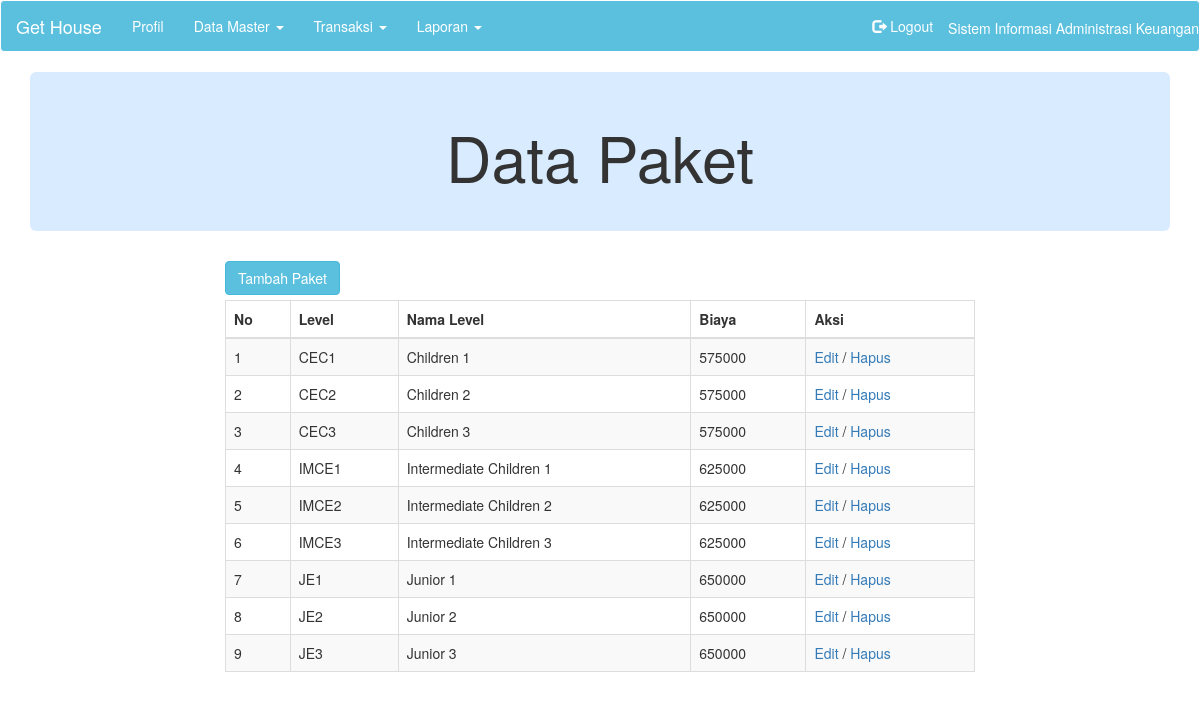
/data-paket-level.php, run on the app's committed database.
### tables this page shows
CREATE TABLE `tbl_paketlevel` (
  `level` varchar(15) NOT NULL,
  `nama_level` varchar(25) NOT NULL,
  `biaya` int(11) NOT NULL
);

### data-paket-level.php (the view, shortened to what this page needs)
<?php
include 'header.php';
$query = mysql_query("SELECT * FROM tbl_paketlevel ORDER BY level ASC") or die(mysql_error());
?>
<body class="fade-out">
    <div class="container">
        <div class="jumbotron">
            <h1><center>Data Paket</center></h1>
        </div>
    <div class="row">
        <div class="col-md-2"></div>
        <div class="col-md-8">
        <a href="tambah-paket.php" class="btn btn-info" role="button" style="margin-bottom: 5px;">Tambah Paket</a>
        <table class="table table-striped table-bordered" id="t_paket">
            <thead>
                <tr>
                    <th>No</th>
                    <th>Level</th>
                    <th>Nama Level</th>
                    <th>Biaya</th>
                    <th>Aksi</th>
                </tr>
            </thead>
            <tbody>
            <?php
            if(mysql_num_rows($query) == 0){
            echo '<tr><td colspan="6">Tidak ada data!</td></tr>';
        }else{
            $no = 1;
            while($data = mysql_fetch_assoc($query)){
                echo '<tr>';
                    echo '<td>'.$no.'</td>';
                    echo '<td>'.$data['level'].'</td>';
                    echo '<td>'.$data['nama_level'].'</td>';
                    echo '<td>'.$data['biaya'].'</td>';
                    echo '<td><a href="edit-paket.php?level='.$data['level'].'">Edit</a> / <a href="hapus-paket.php?level='.$data['level'].'" onclick="return confirm(\'Yakin?\')">Hapus</a></td>';
                echo '</tr>';
                $no++;
                }
            }
            ?>
            </tbody>
        </table>
        </div>
    </div>
</body>
</html>

### header.php (shortened to what this page needs)
<!DOCTYPE html>
<html>
<head>
  <link rel="stylesheet" href="https://maxcdn.bootstrapcdn.com/bootstrap/3.3.7/css/bootstrap.min.css">
  <link href="css/bootstrap.min.css" rel="stylesheet">
  <link rel="stylesheet" type="text/css" href="https://cdn.datatables.net/v/dt/jq-2.2.4/dt-1.10.15/datatables.min.css"/>
</head>
	<nav class="navbar navbar-inverse">
	  <div class="container-fluid">
	    <div class="navbar-header">
	      <a class="navbar-brand" href="/ririn">Get House</a>
	    </div>
	    <ul class="nav navbar-nav">
      <li class="active"><a href="profil.php">Profil</a></li>
      <li class="dropdown">
        <a class="dropdown-toggle" data-toggle="dropdown" href="data-master.php">Data Master
        <span class="caret"></span></a>
      </li>
      <li class="dropdown">
        <a class="dropdown-toggle" data-toggle="dropdown" href="#">Transaksi
        <span class="caret"></span></a>
      </li>
      <li class="dropdown">
        <a class="dropdown-toggle" data-toggle="dropdown" href="#">Laporan
        <span class="caret"></span></a>
      </li>
    </ul>
	    <ul class="nav navbar-nav navbar-right">
	    	<li><a href="logout.php"><span class="glyphicon glyphicon-log-out"></span> Logout </a></li>
	        <li><h5 style="padding-top: 10px;color: #ffffff;"><marquee behavior="" direction="">Sistem Informasi Administrasi Keuangan</marquee></h5></li>
	    </ul>
	  </div>
	</nav>

### header.php (style rules this page uses)
.navbar-inverse .navbar-brand { color: #ffffff; }
.navbar-inverse { background-color: #5bc0de; border-color: #ffffff; }
.navbar-inverse .navbar-nav > li > a { color: #ffffff; }
.jumbotron { padding-top: 30px; padding-bottom: 30px; color: inherit; background-color: #d8ebff; }
.navbar-inverse .navbar-nav>.active>a, .navbar-inverse .navbar-nav>.active>a:focus, .navbar-inverse .navbar-nav>.active>a:hover { color: #fff; background-color: #5bc0de; }

### data on the page
tbl_paketlevel: level "CEC1", nama_level "Children 1", biaya "575000"
tbl_paketlevel: level "CEC2", nama_level "Children 2", biaya "575000"
tbl_paketlevel: level "CEC3", nama_level "Children 3", biaya "575000"
tbl_paketlevel: level "IMCE1", nama_level "Intermediate Children 1", biaya "625000"
tbl_paketlevel: level "IMCE2", nama_level "Intermediate Children 2", biaya "625000"
tbl_paketlevel: level "IMCE3", nama_level "Intermediate Children 3", biaya "625000"
tbl_paketlevel: level "JE1", nama_level "Junior 1", biaya "650000"
tbl_paketlevel: level "JE2", nama_level "Junior 2", biaya "650000"
tbl_paketlevel: level "JE3", nama_level "Junior 3", biaya "650000"
